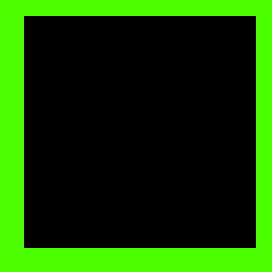
%> input picture Particle-Swarm-Optimization-Console/Images/quadrado.bmp, 34 x 34 px (shown 8 times larger)
$ octave pso.m   (GNU Octave 9; MATLAB toolbox functions it lacks are replaced by stand-ins)
%> lines starting %> are read from the running program, lines starting %| are printed output that depends on the picture; in (x1, y1, x2, y2) boxes, pixels count from 0 and x2, y2 are one past the last pixel; in counts of white or black regions, pixels touching at a corner belong together; the program's own positions count from 1
%cd 'C:/Users/junior/Dropbox/mestrado/IA/Trabalho 3/pso_3/'
%run('C:\Users\junior\Dropbox\mestrado\IA\Trabalho 3\pso_3\pso.m')
%close all
clear
clc

im1=imread('quadrado.bmp');
%> im1 is the input picture: size 34x34x3 uint8; mean R, G, B 20.7, 69.5, 0

im2=imread('Formas.bmp');
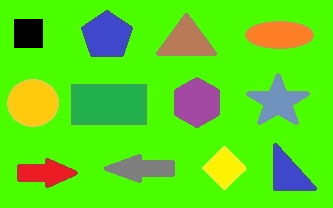
%> input picture Particle-Swarm-Optimization-Console/Images/Formas.bmp, 333 x 208 px
%> im2 is the input picture: size 208x333x3 uint8; mean R, G, B 92.1, 220.5, 26.6

% converte para níveis de cinza
if size(im1,3)==3
    image1=rgb2gray(im1);
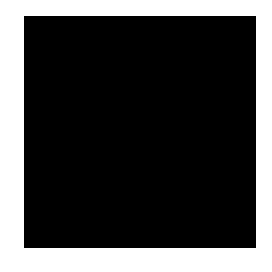
%> image1: size 34x34 uint8 (shown 8 times larger); values 0 (black) and 172 (white), 27.2% white; 1 white region, box (x1, y1, x2, y2) and area: (0, 0, 34, 34) 315
end
if size(im2,3)==3
    image2=rgb2gray(im2);
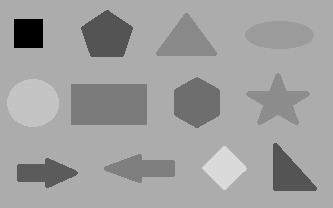
%> image2: size 208x333 uint8; min 0, max 223, mean 159.9
end

% check which one is target and which one is templete
if size(image1)>size(image2)
    Target=image1;
    Template=image2;
else
    Target=image2;
    Template=image1;
end

%Target = im2double(Target);
%Template = im2double(Template);

% read both images sizes
[l1,c1]=size(Target);
%> l1 = 208; c1 = 333
[l2,c2]=size(Template);
%> l2 = 34; c2 = 34

% mean of the template
%image22= Template - mean(mean(Template)); % Template menos o valor médio da imagem

swarm_size = 100;%floor(((l1*c1)/(l2*c2))/2);
iterations = 100; % calibrar depois
inertia = 0.9; % deve ser
correction_factor = 2.5;% pag 77 c1 = c2 = 2
correction_factor2 = 2.5;% pag 77 c1 = c2 = 2

% geração das partículas aleatórias
for i = 1 : swarm_size  %tirar valores duplicados.
  swarm(i, 1, 1) = floor((l1-l2)*rand) + floor(l2/2) + 1; % x
  swarm(i, 1, 2) = floor((c1-c2)*rand) + floor(c2/2) + 1; % y
end

swarm(:, 4, 1) = 1000; % best value so far
swarm(:, 2, :) = 0;    % initial velocity

for iter = 1 : iterations

  %figure,
  for part = 1 : swarm_size
    % evolui a partícula
    % posição_x nova  =  posição_x atual   + velocidade
    swarm(part, 1, 1) = swarm(part, 1, 1) + swarm(part, 2, 1); %update x position
    % posição_y nova  =  posição_y atual   + velocidade
    swarm(part, 1, 2) = swarm(part, 1, 2) + swarm(part, 2, 2); %update y position

    % cálculo do fitness
    imagem_recorte=Target(swarm(part, 1, 1) - floor(l2/2) : swarm(part, 1, 1) + ceil(l2/2) - 1 , swarm(part, 1, 2) - floor(c2/2) : swarm(part, 1, 2) + ceil(c2/2) - 1);
    fitness = 1 - corr2(imagem_recorte,Template);

    %subplot(ceil(sqrt(swarm_size)),ceil(sqrt(swarm_size)),part),imshow(imagem_recorte);title(fitness,'Color', 'b');

    % se o fintness é melhor atualiza pbest
    if fitness < swarm(part, 4, 1)                % if new position is better
        swarm(part, 3, 1) = swarm(part, 1, 1);    % pbest x
        swarm(part, 3, 2) = swarm(part, 1, 2);    % pbest y
        swarm(part, 4, 1) = fitness;              % and best value
    end
  end
  %subplot(ceil(sqrt(swarm_size)),ceil(sqrt(swarm_size)),part +1),imshow(Template);title((1-corr2(Template,Template)));

  [temp, gbest] = min(swarm(:, 4, 1)); % global best position

  if temp == 0 % se o fitness é zero termina a execução
    break
  end

  %--- updating velocity vectors
  for i = 1 : swarm_size
    %                        velocidade atual  +  componente cognitivo                                  + componente social
    veloc_x = floor(inertia*swarm(i, 2, 1) + correction_factor*rand*(swarm(i, 3, 1) - swarm(i, 1, 1)) + correction_factor2*rand*(swarm(gbest, 3, 1) - swarm(i, 1, 1)));   %x velocity component
    veloc_y = floor(inertia*swarm(i, 2, 2) + correction_factor*rand*(swarm(i, 3, 2) - swarm(i, 1, 2)) + correction_factor2*rand*(swarm(gbest, 3, 2) - swarm(i, 1, 2)));   %y velocity component

    % velocidade x
    %     menor ou igual ao limite superior     e    menor ou igual ao limite inferior
    if (swarm(i, 1, 1) + veloc_x <= l1 - l2/2) && (swarm(i, 1, 1) + veloc_x >= l2/2 + 1)
      swarm(i, 2, 1) = veloc_x;
    elseif (swarm(i, 1, 1) + veloc_x <= l1 - l2/2) % está menor que o limite inferior
        swarm(i, 2, 1) = floor(l2/2) + 1 - swarm(i, 1, 1);% + floor(swarm(gbest, 3, 1)*rand-1);
      else % está maior que o limite superior
        swarm(i, 2, 1) = l1 - floor(l2/2) - swarm(i, 1, 1);% - floor(swarm(gbest, 3, 1)*rand+1) ;
    end

    % velocidade y
    %     menor ou igual ao limite superior     e    menor ou igual ao limite inferior
    if (swarm(i, 1, 2) + veloc_y <= c1 - c2/2) && (swarm(i, 1, 2) + veloc_y >= c2/2 + 1)
      swarm(i, 2, 2) = veloc_y;
    elseif (swarm(i, 1, 2) + veloc_y <= c1 - c2/2)% está menor que o limite inferior
        swarm(i, 2, 2) = floor(c2/2) + 1 - swarm(i, 1, 2);% + floor(swarm(gbest, 3, 2)*rand-1);
      else
        swarm(i, 2, 2) = c1 - floor(c2/2) - swarm(i, 1, 2);% - floor(swarm(gbest, 3, 2)*rand+1);
    end

    %% Plotting the swarm
    %clf
    %plot(swarm(:, 1, 1), swarm(:, 1, 2), 'x')   % drawing swarm movements
    %axis([-2 450 -2 450]);
    %pause(.01)
  end

end
%> this loop made 70 passes
%> (temp, gbest) on passes 1 to 12: (0.415, 42), (0.415, 42), (0.415, 42), (0.41, 35), (0.41, 35), (0.41, 35), (0.41, 35), (0.41, 35), (0.41, 35), (0.337, 80), (0.337, 80), (0.337, 80)

%imagem_escolhida=Target(swarm(gbest, 1, 1) - floor(l2/2) : swarm(gbest, 1, 1) + floor(l2/2) - 1 , swarm(gbest, 1, 2) - floor(c2/2) : swarm(gbest, 1, 2) + floor(c2/2) - 1);
%figure,
%subplot(1,1,1),imshow(imagem_escolhida);title(temp,'Color', 'b');
disp(temp);
%| 0

% [5 lines of commented-out code are left out]
